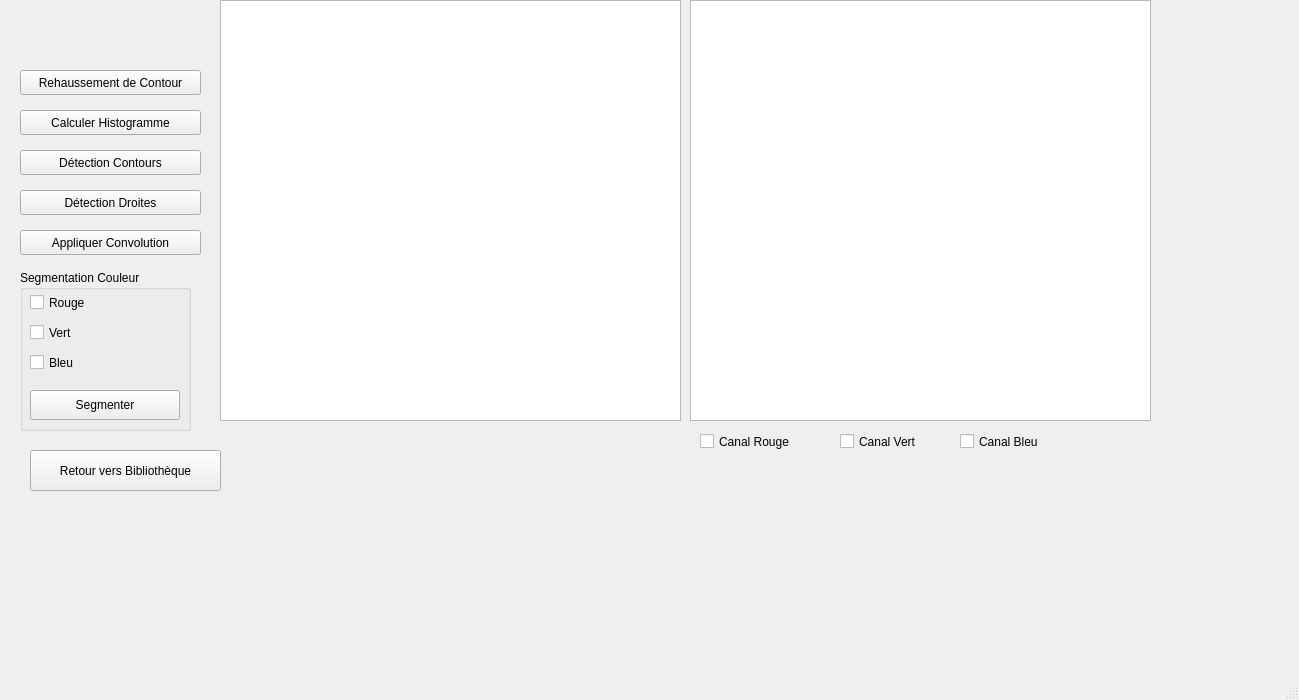
<?xml version="1.0" encoding="UTF-8"?>
<ui version="4.0">
 <class>MainWindow</class>
 <widget class="QMainWindow" name="MainWindow">
  <property name="geometry">
   <rect>
    <x>0</x>
    <y>0</y>
    <width>1299</width>
    <height>700</height>
   </rect>
  </property>
  <property name="windowTitle">
   <string>Application de Traitement d'Images</string>
  </property>
  <widget class="QWidget" name="centralwidget">
   <widget class="QGraphicsView" name="AfficherImage">
    <property name="geometry">
     <rect>
      <x>220</x>
      <y>0</y>
      <width>461</width>
      <height>421</height>
     </rect>
    </property>
   </widget>
   <widget class="QGraphicsView" name="AffichageResultat">
    <property name="geometry">
     <rect>
      <x>690</x>
      <y>0</y>
      <width>461</width>
      <height>421</height>
     </rect>
    </property>
   </widget>
   <widget class="QPushButton" name="CalculerHisto">
    <property name="geometry">
     <rect>
      <x>20</x>
      <y>110</y>
      <width>181</width>
      <height>25</height>
     </rect>
    </property>
    <property name="text">
     <string>Calculer Histogramme</string>
    </property>
   </widget>
   <widget class="QCheckBox" name="Canal_R">
    <property name="geometry">
     <rect>
      <x>700</x>
      <y>430</y>
      <width>121</width>
      <height>23</height>
     </rect>
    </property>
    <property name="text">
     <string>Canal Rouge</string>
    </property>
   </widget>
   <widget class="QCheckBox" name="Canal_V">
    <property name="geometry">
     <rect>
      <x>840</x>
      <y>430</y>
      <width>111</width>
      <height>23</height>
     </rect>
    </property>
    <property name="text">
     <string>Canal Vert</string>
    </property>
   </widget>
   <widget class="QCheckBox" name="Canal_B">
    <property name="geometry">
     <rect>
      <x>960</x>
      <y>430</y>
      <width>121</width>
      <height>23</height>
     </rect>
    </property>
    <property name="text">
     <string>Canal Bleu</string>
    </property>
   </widget>
   <widget class="QPushButton" name="DetectionContour">
    <property name="geometry">
     <rect>
      <x>20</x>
      <y>150</y>
      <width>181</width>
      <height>25</height>
     </rect>
    </property>
    <property name="text">
     <string>Détection Contours</string>
    </property>
   </widget>
   <widget class="QPushButton" name="DetectionDroite">
    <property name="geometry">
     <rect>
      <x>20</x>
      <y>190</y>
      <width>181</width>
      <height>25</height>
     </rect>
    </property>
    <property name="text">
     <string>Détection Droites</string>
    </property>
   </widget>
   <widget class="QPushButton" name="AppliquerConvolution">
    <property name="geometry">
     <rect>
      <x>20</x>
      <y>230</y>
      <width>181</width>
      <height>25</height>
     </rect>
    </property>
    <property name="text">
     <string>Appliquer Convolution</string>
    </property>
   </widget>
   <widget class="QGroupBox" name="GroupeSegmentation">
    <property name="geometry">
     <rect>
      <x>20</x>
      <y>270</y>
      <width>171</width>
      <height>161</height>
     </rect>
    </property>
    <property name="title">
     <string>Segmentation Couleur</string>
    </property>
    <widget class="QCheckBox" name="Segmentation_Canal_R">
     <property name="geometry">
      <rect>
       <x>10</x>
       <y>20</y>
       <width>150</width>
       <height>25</height>
      </rect>
     </property>
     <property name="text">
      <string>Rouge</string>
     </property>
    </widget>
    <widget class="QCheckBox" name="Segmentation_Canal_V">
     <property name="geometry">
      <rect>
       <x>10</x>
       <y>50</y>
       <width>150</width>
       <height>25</height>
      </rect>
     </property>
     <property name="text">
      <string>Vert</string>
     </property>
    </widget>
    <widget class="QCheckBox" name="Segmentation_Canal_B">
     <property name="geometry">
      <rect>
       <x>10</x>
       <y>80</y>
       <width>150</width>
       <height>25</height>
      </rect>
     </property>
     <property name="text">
      <string>Bleu</string>
     </property>
    </widget>
    <widget class="QPushButton" name="SegmenterCouleur">
     <property name="geometry">
      <rect>
       <x>10</x>
       <y>120</y>
       <width>150</width>
       <height>30</height>
      </rect>
     </property>
     <property name="text">
      <string>Segmenter</string>
     </property>
    </widget>
   </widget>
   <widget class="QPushButton" name="RehaussementContours">
    <property name="geometry">
     <rect>
      <x>20</x>
      <y>70</y>
      <width>181</width>
      <height>25</height>
     </rect>
    </property>
    <property name="text">
     <string>Rehaussement de Contour</string>
    </property>
   </widget>
   <widget class="QPushButton" name="RetourVersBiblio">
    <property name="geometry">
     <rect>
      <x>30</x>
      <y>450</y>
      <width>191</width>
      <height>41</height>
     </rect>
    </property>
    <property name="text">
     <string>Retour vers Bibliothèque</string>
    </property>
   </widget>
  </widget>
  <widget class="QMenuBar" name="menubar">
   <property name="geometry">
    <rect>
     <x>0</x>
     <y>0</y>
     <width>1299</width>
     <height>22</height>
    </rect>
   </property>
  </widget>
  <widget class="QStatusBar" name="statusbar"/>
  <action name="actionAjouterDescripteur">
   <property name="text">
    <string>Ajouter un descripteur</string>
   </property>
  </action>
  <action name="actionModifierDescripteur">
   <property name="text">
    <string>Modifier un descripteur</string>
   </property>
  </action>
  <action name="actionSupprimerDescripteur">
   <property name="text">
    <string>Supprimer un descripteur</string>
   </property>
  </action>
  <action name="actionRechercherImage">
   <property name="text">
    <string>Rechercher une image</string>
   </property>
  </action>
 </widget>
 <resources/>
 <connections/>
</ui>
